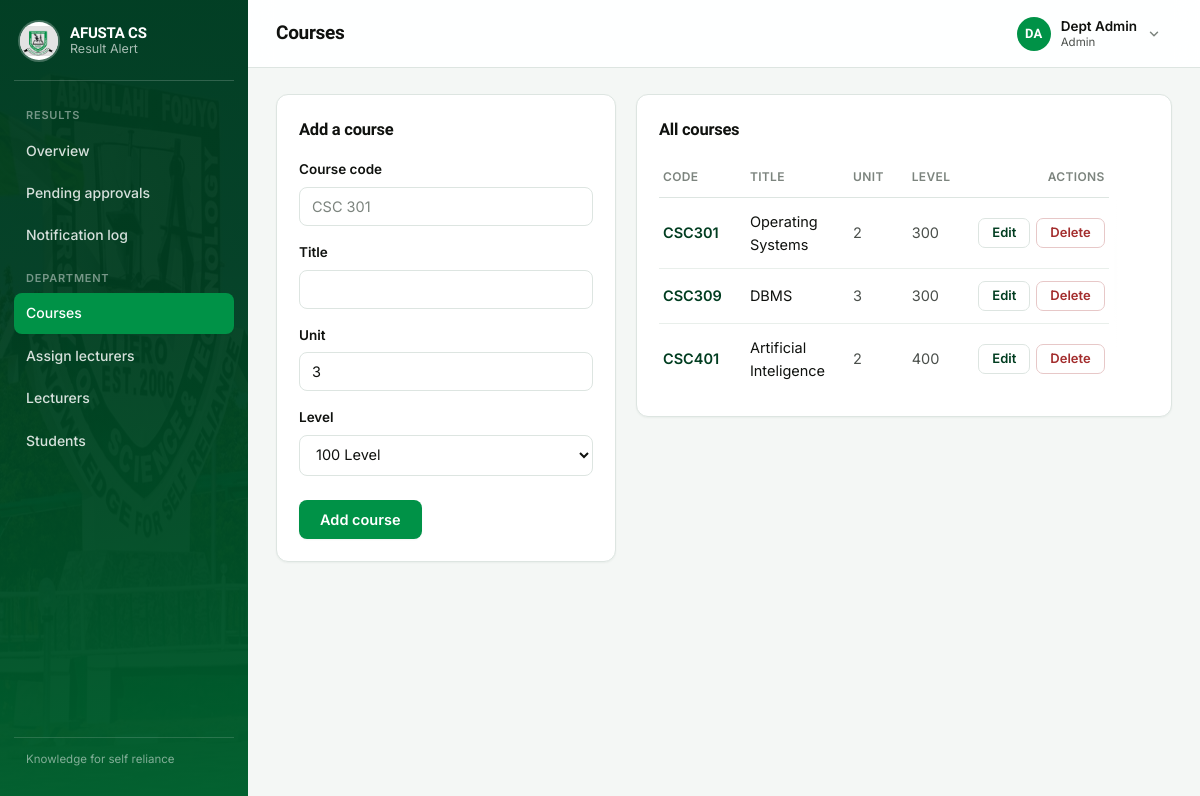
The page /admin-portal/courses/ (signed in) on the database its author committed.
### accounts/models.py (models this page shows, shortened)
class User(AbstractUser):
    class Role(models.TextChoices):
        STUDENT = 'student', 'Student'
        LECTURER = 'lecturer', 'Lecturer'
        ADMIN = 'admin', 'Admin'
    role = models.CharField(max_length=10, choices=Role.choices)
    phone = models.CharField(
        max_length=20,
        help_text='Include country code where possible, e.g. +2348012345678',
    )
    @property
    def initials(self):
        letters = ''.join(part[0] for part in (self.first_name, self.last_name) if part)
        return (letters or self.username[:2]).upper()

### academics/models.py (models this page shows, shortened)
class Course(models.Model):
    course_code = models.CharField(max_length=10, unique=True)
    title = models.CharField(max_length=150)
    unit = models.PositiveSmallIntegerField(default=3)
    level = models.CharField(max_length=3, default='100')
    class Meta:
        ordering = ['course_code']

### academics/views.py (the view)
# urls.py: path('admin-portal/courses/', views.manage_courses, name='manage_courses'),
@role_required('admin')
def manage_courses(request):
    if request.method == 'POST':
        form = CourseForm(request.POST)
        if form.is_valid():
            form.save()
            messages.success(request, 'Course added.')
            return redirect('academics:manage_courses')
    else:
        form = CourseForm()
    return render(request, 'academics/manage_courses.html', {
        'form': form, 'courses': Course.objects.all(),
    })

### academics/forms.py
class CourseForm(forms.ModelForm):
    class Meta:
        model = Course
        fields = ['course_code', 'title', 'unit', 'level']
        widgets = {
            'course_code': forms.TextInput(attrs={'class': 'form-control', 'placeholder': 'CSC 301'}),
            'title': forms.TextInput(attrs={'class': 'form-control'}),
            'unit': forms.NumberInput(attrs={'class': 'form-control'}),
            'level': forms.Select(attrs={'class': 'form-select'}, choices=[
                ('100', '100 Level'), ('200', '200 Level'), ('300', '300 Level'), ('400', '400 Level'),
            ]),
        }

### templates/academics/manage_courses.html (shortened to what this page needs)
{% extends 'base_app.html' %}
{% block page_title %}Courses{% endblock %}
{% block sidenav %}{% include 'academics/_admin_nav.html' with active='courses' %}{% endblock %}
{% block content %}
<div class="grid-2">
<div class="card">
  <h3 class="card-title">Add a course</h3>
  <form method="post">
    {% include '_form_fields.html' %}
    <div class="form-actions">
      <button class="btn btn-primary" type="submit">Add course</button>
    </div>
  </form>
</div>
<div class="card">
  <h3 class="card-title">All courses</h3>
  {% if courses %}
    <div class="table-wrap">
      <table class="data">
        <thead>
          <tr>
            <th>Code</th><th>Title</th><th>Unit</th><th>Level</th>
            <th class="col-actions">Actions</th>
          </tr>
        </thead>
        <tbody>
          {% for course in courses %}
          <tr>
            <td class="col-id">{{ course.course_code }}</td>
            <td>{{ course.title }}</td>
            <td class="col-muted">{{ course.unit }}</td>
            <td class="col-muted">{{ course.level }}</td>
            <td class="col-actions">
              <span class="row-actions">
                <a class="btn btn-outline btn-sm" href="{% url 'academics:edit_course' course.pk %}">Edit</a>
                <a class="btn btn-danger btn-sm" href="{% url 'academics:delete_course' course.pk %}">Delete</a>
              </span>
            </td>
          </tr>
          {% endfor %}
        </tbody>
      </table>
    </div>
  {% else %}
    <div class="empty"><strong>No courses yet</strong>Add your first course using the form beside this.</div>
  {% endif %}
</div>
</div>
{% endblock %}

### templates/base_app.html (shortened to what this page needs)
{% load static %}<!DOCTYPE html>
<html lang="en">
<head>
  <link rel="stylesheet" href="{% static 'css/main.css' %}">
</head>
<body>
  <div class="app-shell">
    <aside class="sidebar">
      <a class="brand" href="{% url 'home' %}">
        <img src="{% static 'images/logo.jpg' %}" alt="AFUSTA crest">
        <span class="brand-text">
          <span class="brand-word">AFUSTA CS</span>
          <span class="brand-sub">Result Alert</span>
        </span>
      </a>
      <nav aria-label="Main">
        {% block sidenav %}{% include '_sidenav.html' %}{% endblock %}
      </nav>
      <div class="spacer"></div>
      <p class="sidebar-foot">Knowledge for self reliance</p>
    </aside>
    <div class="main">
      <header class="topbar">
        <h1>{% block page_title %}Dashboard{% endblock %}</h1>
        <div class="user-menu" data-user-menu>
          <button type="button" class="user-menu-btn" data-user-menu-button
                  aria-expanded="false" aria-haspopup="true">
            <span class="avatar" aria-hidden="true">{{ request.user.initials }}</span>
            <span class="user-menu-id">
              <span class="user-menu-name">{{ request.user.get_full_name|default:request.user.username }}</span>
              <span class="user-menu-role">{{ request.user.get_role_display }}</span>
            </span>
            <svg class="user-menu-caret" width="14" height="14" viewBox="0 0 24 24" fill="none"
                 stroke="currentColor" stroke-width="2.5" stroke-linecap="round" stroke-linejoin="round"
                 aria-hidden="true"><polyline points="6 9 12 15 18 9"></polyline></svg>
          </button>
        </div>
      </header>
      <main class="content">
        {% block content %}{% endblock %}
      </main>
    </div>
  </div>
</body>
</html>

### rows shown on the page
User: user.initials "DA", user.get_full_name "Dept Admin", user.role "Admin"
Course: course_code "CSC301", title "Operating Systems", unit "2", level "300"
Course: course_code "CSC309", title "DBMS", unit "3", level "300"
Course: course_code "CSC401", title "Artificial Inteligence", unit "2", level "400"

### other values the page prints
{{ field.label }} "Course code" "Title" "Unit" "Level"
